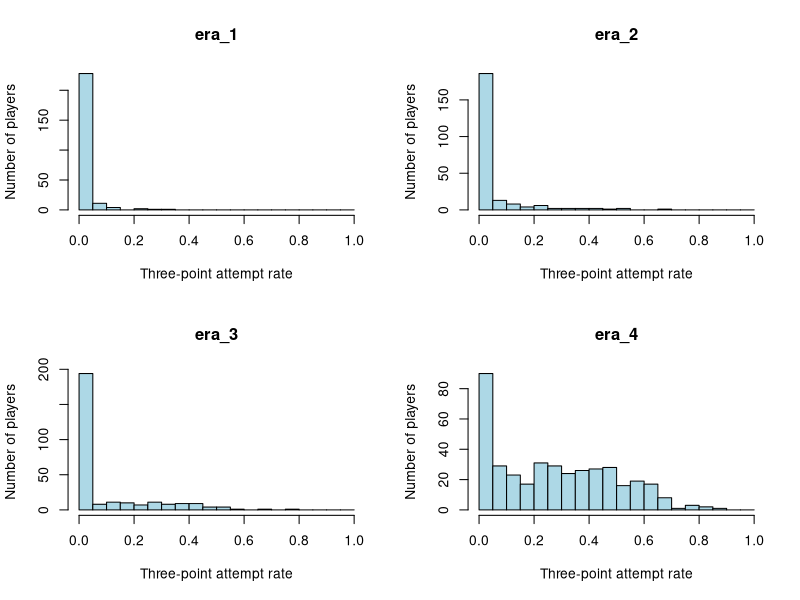

This chart was generated by the following R code:
# Question 1: Compare big-man three-point attempt rates across eras

# Load the prepared player-level data
big_men_analysis = read.csv(
  "Data/big_men_analysis.csv",
  stringsAsFactors = FALSE
)

# Restore era as a categorical variable in chronological order
big_men_analysis$assigned_era = factor(
  big_men_analysis$assigned_era,
  levels = c("era_1", "era_2", "era_3", "era_4")
)

# Verify the imported data
dim(big_men_analysis)
table(big_men_analysis$assigned_era)
anyDuplicated(big_men_analysis$player_id)


# Separate player rates into four era groups
rates_by_era = split(
  big_men_analysis$three_point_attempt_rate,
  big_men_analysis$assigned_era
)

# Display four histograms in a 2-by-2 layout
old_par = par(mfrow = c(2, 2))

for (era_name in names(rates_by_era)) {
  hist(
    rates_by_era[[era_name]],
    breaks = seq(0, 1, by = 0.05),
    main = era_name,
    xlab = "Three-point attempt rate",
    ylab = "Number of players",
    col = "lightblue",
    xlim = c(0, 1)
  )
}

# Restore the previous plotting settings
par(old_par)


# Set the significance level
alpha = 0.05

# Formally test normality within each era
for (era_name in names(rates_by_era)) {
  cat("\nNormality test for", era_name, "\n")

  print(
    shapiro.test(rates_by_era[[era_name]])
  )
}


# Ordinary one-factor ANOVA
# Caution: normality was rejected in all four eras;
# equal population variances have not been established.

anova_model = aov(
  three_point_attempt_rate ~ assigned_era,
  data = big_men_analysis
)

# Display the ANOVA table
summary(anova_model)

# Mean three-point attempt rate in each era
sapply(rates_by_era, mean)

# Standard deviation within each era
sapply(rates_by_era, sd)


# Welch's ANOVA: allows unequal population variances
# Normality and independence assumptions still apply

# Group sizes, means, and variances
nj = sapply(rates_by_era, length)
xbarj = sapply(rates_by_era, mean)
s2j = sapply(rates_by_era, var)

g = length(rates_by_era)
vj = nj - 1

# Inverse-variance weights
wj = nj / s2j
W = sum(wj)

# Weighted grand mean
xbar_w = sum(wj * xbarj) / W

# Weighted between-group sum of squares and mean square
SSM_star = sum(wj * (xbarj - xbar_w)^2)
MSM_star = SSM_star / (g - 1)

# Adjustment for unequal variances
Lambda = sum((1 - wj / W)^2 / vj)

# Welch's F statistic
F_welch = MSM_star / (
  1 + 2 * (g - 2) * Lambda / (g^2 - 1)
)

# Degrees of freedom
df1 = g - 1
df2 = (g^2 - 1) / (3 * Lambda)

# Upper-tail p-value and critical value
p_welch = pf(F_welch, df1, df2, lower.tail = FALSE)
F_crit_welch = qf(alpha, df1, df2, lower.tail = FALSE)

# Display results
F_welch
df1
df2
F_crit_welch
p_welch

# Reject H0 when the p-value is below alpha
p_welch < alpha


# Rank-based comparison across the four eras
# Does not require normality; independence is still required
kruskal_result = kruskal.test(
  three_point_attempt_rate ~ assigned_era,
  data = big_men_analysis
)

kruskal_result
